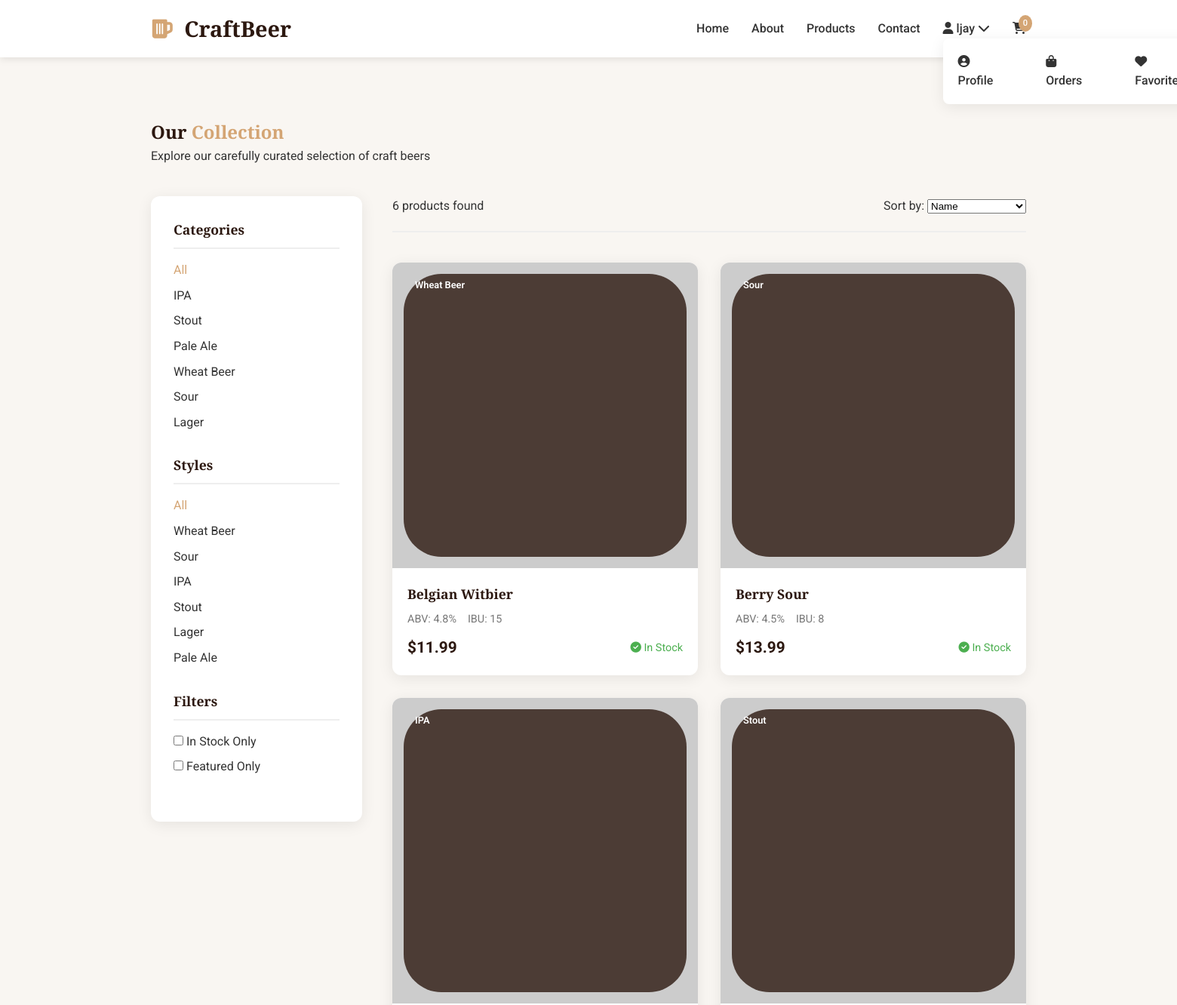
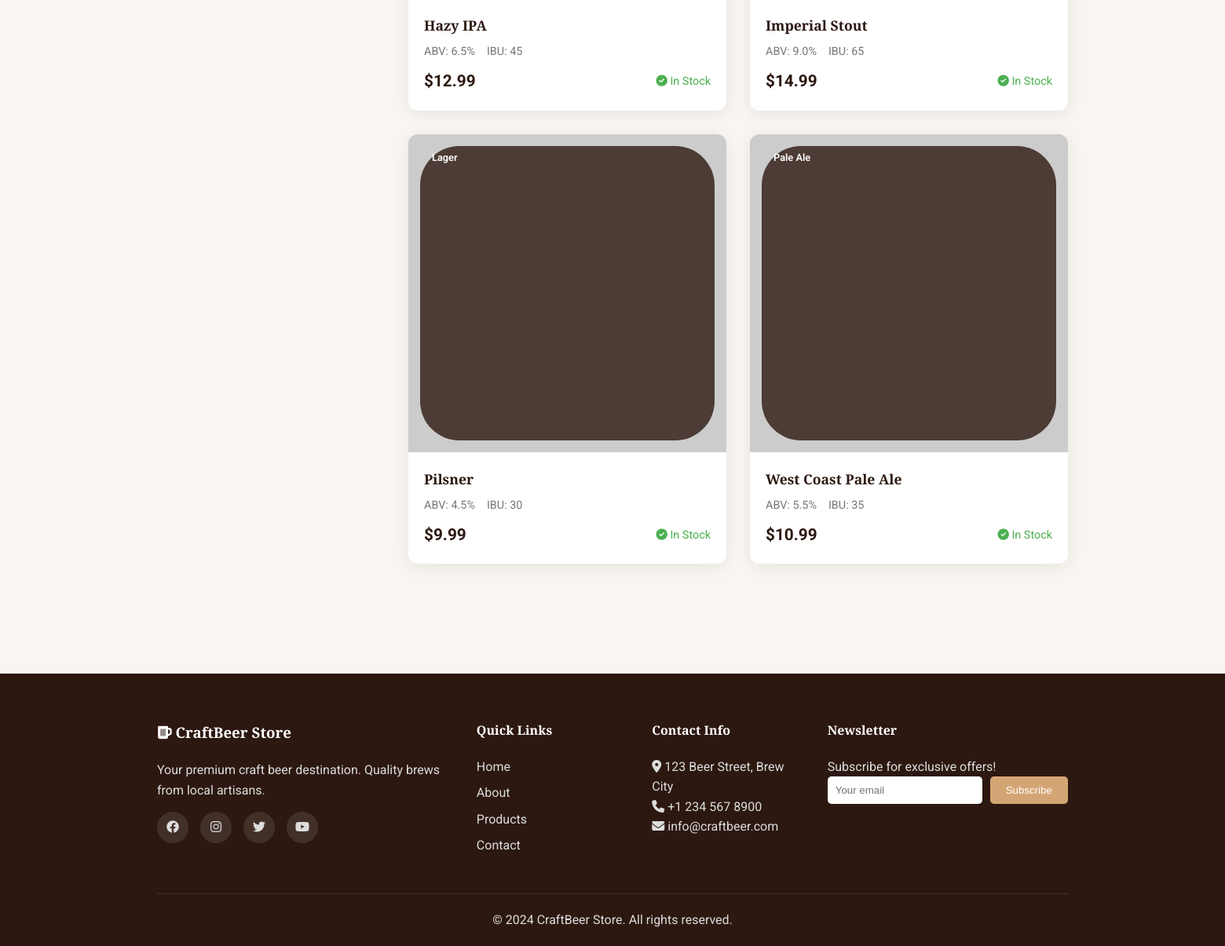
Screenshot of /products/ (signed in) with the database file from the repository (2 pictures, top to bottom).
### apps/core/models.py (models this page shows, shortened)
class BaseModel(models.Model):
    created_at = models.DateTimeField(auto_now_add=True)
    updated_at = models.DateTimeField(auto_now=True)
    is_active = models.BooleanField(default=True)
    class Meta:
        abstract = True

class Category(BaseModel):
    name = models.CharField(max_length=100, unique=True)
    description = models.TextField(blank=True)
    slug = models.SlugField(max_length=100, unique=True)
    class Meta:
        verbose_name_plural = "Categories"

class BeerProduct(BaseModel):
    name = models.CharField(max_length=200)
    slug = models.SlugField(max_length=200, unique=True)
    description = models.TextField()
    price = models.DecimalField(max_digits=10, decimal_places=2)
    abv = models.DecimalField(max_digits=4, decimal_places=1,
                             validators=[MinValueValidator(0), MaxValueValidator(20)])
    ibu = models.IntegerField(validators=[MinValueValidator(0), MaxValueValidator(120)])
    style = models.CharField(max_length=100)
    category = models.ForeignKey(Category, on_delete=models.CASCADE, related_name='products')
    stock_quantity = models.PositiveIntegerField(default=0)
    image = models.ImageField(upload_to='products/', blank=True, null=True)
    is_featured = models.BooleanField(default=False)
    is_available = models.BooleanField(default=True)
    class Meta:
        ordering = ['name']
        indexes = [
            models.Index(fields=['slug']),
            models.Index(fields=['is_available']),
        ]

### apps/core/views.py (the view)
# urls.py: path('products/', products_view, name='products'),
def products_view(request):
    products = BeerProduct.objects.filter(is_available=True, is_active=True)
    categories = Category.objects.filter(is_active=True)
    category_slug = request.GET.get('category')
    style = request.GET.get('style')
    search_query = request.GET.get('search')
    if category_slug:
        products = products.filter(category__slug=category_slug)
    if style:
        products = products.filter(style__iexact=style)
    if search_query:
        products = ProductService.search_products(search_query)
    styles = BeerProduct.objects.filter(is_available=True).values_list('style', flat=True).distinct()
    context = {
        'products': products,
        'categories': categories,
        'styles': styles,
        'current_category': category_slug,
        'current_style': style,
        'title': 'Products - Craft Beer Store'
    }
    return render(request, 'products.html', context)

### apps/templates/products.html (shortened to what this page needs)
{% extends 'base.html' %}
{% load static %}
{% block content %}
<section class="products-page section-padding">
    <div class="container">
        <div class="page-header">
            <h1>Our <span class="highlight">Collection</span></h1>
            <p>Explore our carefully curated selection of craft beers</p>
        </div>
        <div class="products-layout">
            <aside class="filters-sidebar">
                <div class="filter-section">
                    <h3>Categories</h3>
                    <ul>
                        <li><a href="{% url 'products' %}" {% if not current_category %}class="active"{% endif %}>All</a></li>
                        {% for category in categories %}
                            <li>
                                <a href="?category={{ category.slug }}" {% if current_category == category.slug %}class="active"{% endif %}>
                                    {{ category.name }}
                                </a>
                            </li>
                        {% endfor %}
                    </ul>
                </div>
                <div class="filter-section">
                    <h3>Styles</h3>
                    <ul>
                        <li><a href="{% url 'products' %}" {% if not current_style %}class="active"{% endif %}>All</a></li>
                        {% for style in styles %}
                            <li>
                                <a href="?style={{ style }}" {% if current_style == style %}class="active"{% endif %}>
                                    {{ style }}
                                </a>
                            </li>
                        {% endfor %}
                    </ul>
                </div>
                <div class="filter-section">
                    <h3>Filters</h3>
                    <div class="filter-group">
                        <label>
                            <input type="checkbox" id="in-stock-only"> In Stock Only
                        </label>
                        <label>
                            <input type="checkbox" id="featured-only"> Featured Only
                        </label>
                    </div>
                </div>
            </aside>
            <div class="products-container">
                <div class="products-header">
                    <span>{{ products.count }} products found</span>
                    <div class="sort-options">
                        <label for="sort">Sort by:</label>
                        <select id="sort">
                            <option value="name">Name</option>
                        </select>
                    </div>
                </div>
                <div class="product-grid">
                    {% for product in products %}
                        <div class="product-card">
                            <div class="product-image">
                                {% if product.image %}
                                    <img src="{{ product.image.url }}" alt="{{ product.name }}">
                                {% else %}
                                    <img src="https://via.placeholder.com/300x300?text={{ product.name }}" alt="{{ product.name }}">
                                {% endif %}
                                <div class="product-actions">
                                </div>
                                <span class="badge style-badge">{{ product.style }}</span>
                            </div>
                            <div class="product-info">
                                <h3><a href="{% url 'product_detail' product.slug %}">{{ product.name }}</a></h3>
                                <div class="product-meta">
                                    <span>ABV: {{ product.abv }}%</span>
                                    <span>IBU: {{ product.ibu }}</span>
                                </div>
                                <div class="product-price">
                                    <span>${{ product.price }}</span>
                                    {% if product.stock_quantity > 0 %}
                                        <span class="in-stock"><i class="fas fa-check-circle"></i> In Stock</span>
                                    {% else %}
                                        <span class="out-of-stock"><i class="fas fa-times-circle"></i> Out of Stock</span>
                                    {% endif %}
                                </div>
                            </div>
                        </div>
                    {% empty %}
                        <div class="no-products">
                            <i class="fas fa-beer"></i>
                            <h3>No products found</h3>
                            <p>Try adjusting your filters or search criteria</p>
                        </div>
                    {% endfor %}
                </div>
            </div>
        </div>
    </div>
</section>
{% endblock %}

### apps/templates/base.html (shortened to what this page needs)
<!DOCTYPE html>
<html lang="en">
<head>
    {% load static %}
    <link rel="stylesheet" href="{% static 'css/style.css' %}">
    <link rel="stylesheet" href="https://cdnjs.cloudflare.com/ajax/libs/font-awesome/6.4.0/css/all.min.css">
</head>
<body>
    <nav class="navbar">
        <div class="container">
            <div class="nav-brand">
                <a href="{% url 'home' %}">
                    <i class="fas fa-beer"></i>
                    <span>CraftBeer</span>
                </a>
            </div>
            <div class="nav-menu">
                <ul>
                    <li><a href="{% url 'home' %}">Home</a></li>
                    <li><a href="{% url 'about' %}">About</a></li>
                    <li><a href="{% url 'products' %}">Products</a></li>
                    <li><a href="{% url 'contact' %}">Contact</a></li>
                    {% if user.is_authenticated %}
                        <li class="dropdown">
                            <a href="#">
                                <i class="fas fa-user"></i> {{ user.username }}
                                <i class="fas fa-chevron-down"></i>
                            </a>
                            <ul class="dropdown-menu">
                                <li><a href="#"><i class="fas fa-user-circle"></i> Profile</a></li>
                                <li><a href="#"><i class="fas fa-shopping-bag"></i> Orders</a></li>
                                <li><a href="#"><i class="fas fa-heart"></i> Favorites</a></li>
                            </ul>
                        </li>
                    {% else %}
                        <li><a href="{% url 'login' %}"><i class="fas fa-sign-in-alt"></i> Login</a></li>
                        <li><a href="{% url 'register' %}"><i class="fas fa-user-plus"></i> Register</a></li>
                    {% endif %}
                    <li>
                        <a href="#" class="cart-icon">
                            <span class="cart-count">0</span>
                        </a>
                    </li>
                </ul>
            </div>
        </div>
    </nav>
    <main>
        {% block content %}{% endblock %}
    </main>
    <footer class="footer">
        <div class="container">
            <div class="footer-content">
                <div class="footer-section">
                    <h3><i class="fas fa-beer"></i> CraftBeer Store</h3>
                    <p>Your premium craft beer destination. Quality brews from local artisans.</p>
                    <div class="social-links">
                        <a href="#"><i class="fab fa-facebook"></i></a>
                        <a href="#"><i class="fab fa-instagram"></i></a>
                        <a href="#"><i class="fab fa-twitter"></i></a>
                        <a href="#"><i class="fab fa-youtube"></i></a>
                    </div>
                </div>
                <div class="footer-section">
                    <h4>Quick Links</h4>
                    <ul>
                        <li><a href="{% url 'home' %}">Home</a></li>
                        <li><a href="{% url 'about' %}">About</a></li>
                        <li><a href="{% url 'products' %}">Products</a></li>
                        <li><a href="{% url 'contact' %}">Contact</a></li>
                    </ul>
                </div>
                <div class="footer-section">
                    <h4>Contact Info</h4>
                    <p><i class="fas fa-map-marker-alt"></i> 123 Beer Street, Brew City</p>
                    <p><i class="fas fa-phone"></i> +1 234 567 8900</p>
                    <p><i class="fas fa-envelope"></i> info@craftbeer.com</p>
                </div>
                <div class="footer-section">
                    <h4>Newsletter</h4>
                    <p>Subscribe for exclusive offers!</p>
                    <form class="newsletter-form">
                        <input type="email" placeholder="Your email">
                        <button type="submit">Subscribe</button>
                    </form>
                </div>
            </div>
            <div class="footer-bottom">
                <p>&copy; 2024 CraftBeer Store. All rights reserved.</p>
            </div>
        </div>
    </footer>
</body>
</html>

### rows the page displays
Category: name "IPA"
Category: name "Stout"
Category: name "Pale Ale"
Category: name "Wheat Beer"
Category: name "Sour"
Category: name "Lager"
BeerProduct: style "Wheat Beer", name "Belgian Witbier", abv "4.8", ibu "15", price "11.99", stock_quantity "In Stock"
BeerProduct: style "Sour", name "Berry Sour", abv "4.5", ibu "8", price "13.99", stock_quantity "In Stock"
BeerProduct: style "IPA", name "Hazy IPA", abv "6.5", ibu "45", price "12.99", stock_quantity "In Stock"
BeerProduct: style "Stout", name "Imperial Stout", abv "9.0", ibu "65", price "14.99", stock_quantity "In Stock"
BeerProduct: style "Lager", name "Pilsner", abv "4.5", ibu "30", price "9.99", stock_quantity "In Stock"
BeerProduct: style "Pale Ale", name "West Coast Pale Ale", abv "5.5", ibu "35", price "10.99", stock_quantity "In Stock"

### other values shown
{{ user.username }} "ljay"
{{ style }} "Wheat Beer" "Sour" "IPA" "Stout" "Lager" "Pale Ale"
{{ products.count }} "6"
